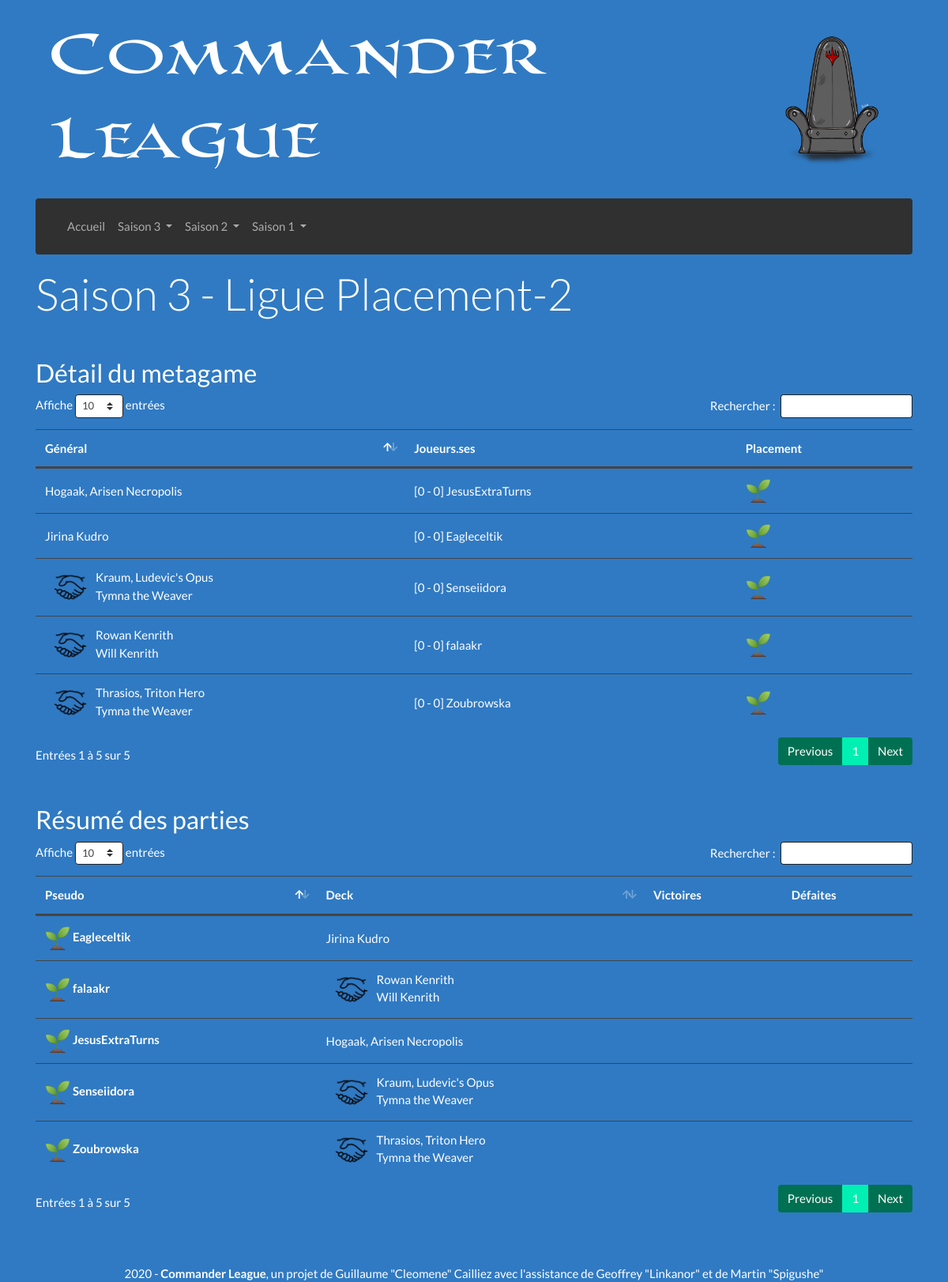
Screenshot of /Saison-3/Ligue-Placement-2 with the database file from the repository.
### tables this page shows
CREATE TABLE "participants" (
	"id_discord"	TEXT,
	"pseudo"	TEXT NOT NULL,
	"nom_role"	TEXT NOT NULL,
	PRIMARY KEY("id_discord")
);

CREATE TABLE "decks" (
	"id_deck"	INTEGER PRIMARY KEY AUTOINCREMENT,
	"id_discord"	TEXT NOT NULL,
	"est_joue"	INTEGER NOT NULL,
	"cle_MV"	INTEGER NOT NULL,
	"hash"	TEXT NOT NULL,
	"liste"	TEXT NOT NULL,
	"general"	TEXT NOT NULL
);

### Afficher/Elements/Vue/Vue_Groupe.php (called while the page is built)
<?php
function Affichage ($helper) {
	$affichage  = afficherTableauMetagame ($helper);
	$affichage .= afficherTableauParties ($helper);
	return $affichage;
}

### Afficher/Controleur.php (called while the page is built, shortened)
<?php
function getContenu ()
{
	if (isset($_GET['saison']) && isset($_GET['ligue']))
	{
		if (preg_match("/Placement/", $_GET['ligue']))
		{
			require_once('Afficher/Pages/Placement/Controleur.php');
		}
	}
	return Affichage($helper);
}
require_once('Afficher/Vue.php');

### Afficher/Vue.php (called while the page is built)
<?php
$contenu = getContenu();
require_once('Afficher/Elements/Gabarit.php');

### index.php (called while the page is built, shortened)
<?php
require_once('Controleur.php');

### Modele.php (called while the page is built, shortened)
<?php
function getBdd() {
	$bdd = new PDO("sqlite:BD/database.sqlite");
	    $bdd->setAttribute(PDO::ATTR_DEFAULT_FETCH_MODE, PDO::FETCH_ASSOC);
	    $bdd->setAttribute(PDO::ATTR_ERRMODE, PDO::ERRMODE_EXCEPTION);
	$bdd->query($_SESSION['dicoTables']['tableParticipants']);
	$bdd->query($_SESSION['dicoTables']['tableRoles']);
	$bdd->query($_SESSION['dicoTables']['tableDecks']);
	$bdd->query($_SESSION['dicoTables']['tableResultats']);
	$bdd->query($_SESSION['dicoTables']['tableLigues']);
	return $bdd;
}
function executerRequete($sql, $params = null) {
	if ($params == null) {
		$resultat = getBdd()->query($sql);
	} else {
		$resultat = getBdd()->prepare($sql);
		$resultat->execute($params);
	}
	return $resultat;
}

### Afficher/Elements/Resultats/Details.php (called while the page is built, shortened)
<?php
$helper = array();
$sql = "SELECT liste_decks FROM ligues
		WHERE num_saison = :s AND nom_ligue = :l;";
$helper['infos']['saison'] = $_GET['saison'];
$helper['infos']['ligue']  = ($_GET['saison'] < 3) ? preg_split("/-/",$_GET['ligue'])[0] : $_GET['ligue'];
$donnees = array(
	':l' => $_GET['ligue'],
	':s' => $helper['infos']['saison'],
);
$requete = executerRequete($sql,$donnees);
$resultat = $requete->fetch()['liste_decks'];
$_liste = preg_split('/, /i',$resultat);
$helper['infos']['decks'] = $_liste;
$_nbDecks = count($helper['infos']['decks']);
$helper['infos']['nbDecks'] = $_nbDecks;
$helper['infos']['max'] = $_nbDecks * ($_nbDecks - 1) / 2;
$helper['infos']['joues'] = 0;
$sql = "SELECT * FROM participants p
		JOIN decks d ON p.id_discord = d.id_discord
		WHERE d.id_deck = :id;";
for ($i = 0; $i < count($helper['infos']['decks']); $i++) {
	$requete = executerRequete($sql,array(':id'=>$helper['infos']['decks'][$i]));
	$resultat = $requete->fetch();
	$helper['infos']['pseudo'][] = $resultat['pseudo'];
	$helper['infos']['id_discord'][] = $resultat['id_discord'];
	$helper[$resultat['id_deck']] = array(
		'pseudo'		=> $resultat['pseudo'],
		'id_discord'	=> $resultat['id_discord'],
		'id_deck'		=> $resultat['id_deck'],
		'liste'			=> $resultat['liste'],
		'general'		=> $resultat['general'],
		'hash'			=> $resultat['hash'],
		'parties'		=> array(),
		'victoires'		=> 0,
		'defaites'		=> 0,
		'tiebreakers'	=> array(
			'matchPoints'			=> 0,
			'diffPoints'			=> 0,
			'tiedParticipants'		=> 0,
		),
	);
}

### Afficher/Pages/Placement/Controleur.php (called while the page is built)
<?php
require_once('Afficher/Elements/Modele.php');
require_once('Afficher/Pages/Placement/Modele.php');
if (preg_match("/[0-9]/",$_GET['ligue'])) {
	require_once("Afficher/Elements/Resultats/Details.php");
	require_once("Afficher/Elements/Vue/Vue_Groupe.php");
} else {
	require_once("Afficher/Elements/Resultats/Placement.php");
	require_once("Afficher/Elements/Vue/Vue_Global.php");
}

### Afficher/Pages/Placement/Modele.php (the view, shortened to what this page needs)
<?php
function afficheGeneralMetagame ($texte) {
	$contraintes = "";
	if (preg_match('/\//i',$texte)) $contraintes .= "P";
	if ($contraintes == "") return $texte;
	if (preg_match('/p/i',$contraintes)) {
		$liste_partners = (preg_match('/c/i',$contraintes)) ? preg_split('/\(/',$texte)[0] : $texte;
		$partenaires = array(preg_split('/\/\//i',$liste_partners)[0],preg_split('/\/\//i',$liste_partners)[1]);
		$retour = imagePartenaires("principal") . "<div>" . $partenaires[0] . "<br />" . $partenaires[1] . "</div>";
	}
	return $retour;
}

### Afficher/Elements/Modele.php (shortened to what this page needs)
<?php
require_once('Afficher/Elements/Tableaux/TableauMetagame.php');
require_once('Afficher/Elements/Tableaux/TableauParties.php');
function imagePartenaires ($place = "" , $texte = "") {
	if ($place == "principal") {
		return "<img src='/Afficher/Icones/Partner.png' width='48px' title='$texte' class='float-left mx-2' />";}
}

### Afficher/Elements/Tableaux/Vue_TableauMetagame.php (shortened to what this page needs)
<?php
function tableauMetagame ($lignes) {
	ob_start(); ?>
	<div class="table-responsive text-nowrap mb-5">
	<table id="tableMetagame" class="table table-hover" aria-describedby="tableMetagame">
		<thead>
			<tr>
				<th scope="col" class="sorting" aria-controls="tablePlacements">Général</th>
				<th scope="col">Joueurs.ses</th>
				<th scope="col">Placement</th>
			</tr>
		</thead>
		<tbody>
		<?php foreach ($lignes as $general => $ligne): ?>
			<tr>
				<td class="align-middle"><?= $ligne['general'] ?></td>
				<td class="align-middle">
					<?php for ($i = 0; $i < count ($ligne['joueurs']); $i++) {
						echo "[".$ligne[$ligne['joueurs'][$i]]['parties']."] ".$ligne['joueurs'][$i]."<br>";
					} ?>
				</td>
				<td class="align-middle">
					<?php for ($i = 0; $i < count ($ligne['joueurs']); $i++) : ?>
						<img src="Afficher/Icones/Placement-<?= $ligne[$ligne['joueurs'][$i]]['ligue'] ?>.png" width="32px">
					<?php endfor; ?>
				</td>
			</tr>
		<?php endforeach; ?>
		</tbody>
	</table>
	</div>
	<?php return ob_get_clean();
}

### Afficher/Elements/Tableaux/Vue_TableauParties.php (shortened to what this page needs)
<?php
function tableauParties ($helper) {
	ob_start(); ?>
	<div class="table-responsive mb-5">
	<table id="tablePlacements" class="table table-hover" aria-describedby="tablePlacements">
		<thead>
			<tr>
				<th scope="col" class="sorting" aria-controls="tablePlacements">Pseudo</th>
				<th scope="col">Deck</th>
				<th scope="col">Victoires</th>
				<th scope="col">Défaites</th>
			</tr>
		</thead>
		<tbody>
		<?php
		for ($i = 0; $i < count($helper['infos']['pseudo']); $i++) {
			$cle = $helper['infos']['pseudo'][$i];
			?>
			<tr>
				<th scope="row" class="align-middle">
					<img src="Afficher/Icones/Placement-<?= min(3,$helper[$cle]['victoires']) ?>.png" width="32px">
					<?= $cle ?>
				</th>
				<td class="align-middle sorting_1">
					<?= afficheGeneralMetagame($helper[$cle]['general']) ?>
				</td>
				<td class="align-middle">
				</td>
				<td class="align-middle">
				</td>
			</tr>
			<?php
		}
		?>
		</tbody>
	</table>
	</div>
	<?php return ob_get_clean();
}

### Afficher/CSS/overriding.css (style rules this page uses)
body { background-image: url('/Afficher/CSS/Images/Background.png'); background-color: #307AC3; background-size: 100%; }

### rows the page displays
participants: decks.general "Rowan Kenrith", decks.general "Will Kenrith", cle "falaakr"
participants: decks.general "Kraum, Ludevic's Opus", decks.general "Tymna the Weaver"
participants: decks.general "Thrasios, Triton Hero", decks.general "Tymna the Weaver", cle "Zoubrowska"
participants: cle "Eagleceltik", decks.general "Jirina Kudro"
participants: cle "JesusExtraTurns", decks.general "Hogaak, Arisen Necropolis"

### other values shown
$_GET['saison'] "3"
$_GET['ligue'] "Placement-2"
$ligne['general'] "Jirina Kudro"
$ligne[$ligne['joueurs'][$i]]['parties'] "0 - 0"
$ligne['joueurs'][$i] "Eagleceltik"
$ligne['joueurs'][$i] "falaakr"
$ligne['general'] "Hogaak, Arisen Necropolis"
$ligne['joueurs'][$i] "JesusExtraTurns"
$ligne['joueurs'][$i] "Senseiidora"
$ligne['joueurs'][$i] "Zoubrowska"
$cle "Senseiidora"
